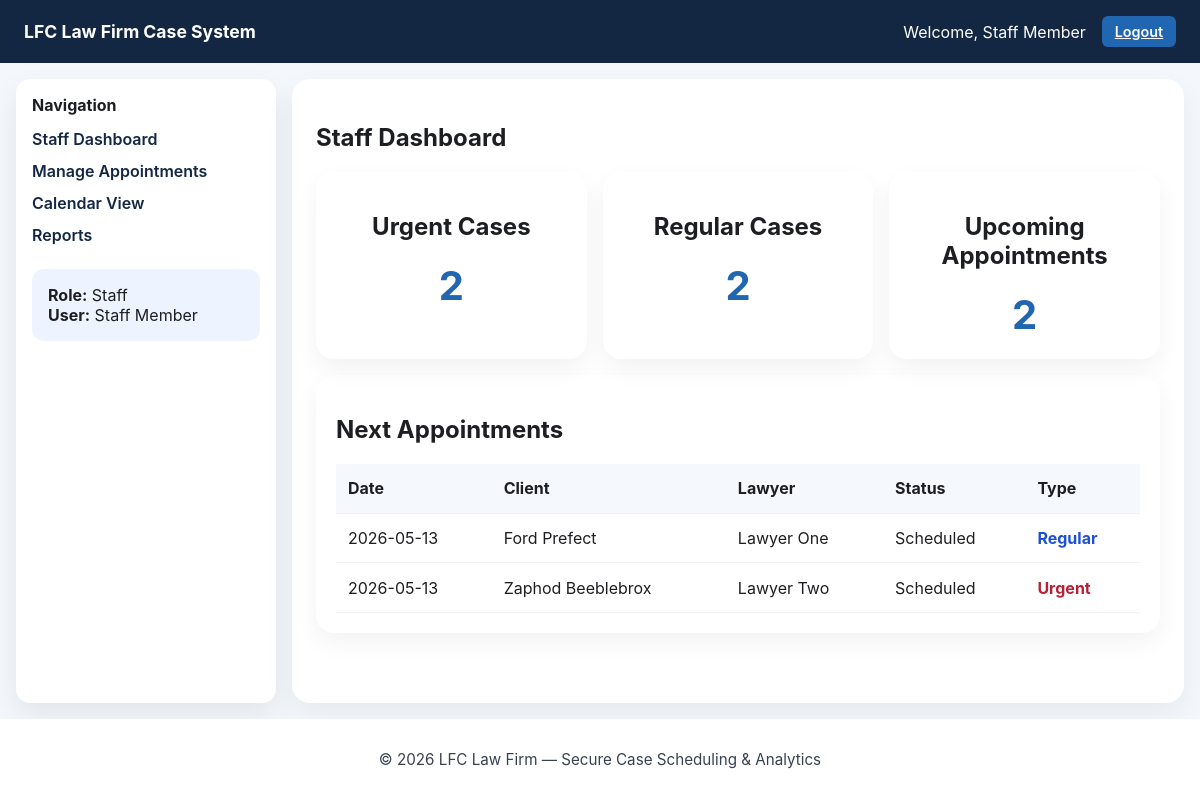
Screenshot of /staff/dashboard.php (signed in) with the database file from the repository.
### tables this page shows
CREATE TABLE appointments (
  id INT AUTO_INCREMENT PRIMARY KEY,
  client_name VARCHAR(150) NOT NULL,
  contact_info VARCHAR(150) NOT NULL,
  date DATE NOT NULL,
  time_start TIME NOT NULL,
  time_end TIME NOT NULL,
  case_type ENUM('Urgent','Regular') NOT NULL DEFAULT 'Regular',
  assigned_lawyer_id INT DEFAULT NULL,
  notes TEXT,
  status ENUM('Scheduled','Completed','Cancelled') DEFAULT 'Scheduled',
  created_by INT DEFAULT NULL,
  created_at TIMESTAMP DEFAULT CURRENT_TIMESTAMP,
  FOREIGN KEY (assigned_lawyer_id) REFERENCES lawyers(id) ON DELETE SET NULL,
  FOREIGN KEY (created_by) REFERENCES users(id) ON DELETE SET NULL
);

CREATE TABLE users (
  id INT AUTO_INCREMENT PRIMARY KEY,
  name VARCHAR(100) NOT NULL,
  email VARCHAR(150) NOT NULL UNIQUE,
  password VARCHAR(255) NOT NULL,
  role ENUM('admin','staff','lawyer') NOT NULL DEFAULT 'staff',
  created_at TIMESTAMP DEFAULT CURRENT_TIMESTAMP
);

### modules/appointments.php (called while the page is built, shortened)
<?php
require_once __DIR__ . '/../config/database.php';
function get_all_appointments($filter = []) {
    global $mysqli;
    $sql = 'SELECT a.*, l.user_id AS lawyer_user_id, u.name AS lawyer_name, u.email AS lawyer_email, us.name AS creator_name
            FROM appointments a
            LEFT JOIN lawyers l ON a.assigned_lawyer_id = l.id
            LEFT JOIN users u ON l.user_id = u.id
            LEFT JOIN users us ON a.created_by = us.id
            WHERE 1=1';
    $types = '';
    $sql .= ' ORDER BY a.date ASC, a.time_start ASC';
    $stmt = $mysqli->prepare($sql);
    $stmt->execute();
    return $stmt->get_result();
}

### staff/dashboard.php (the view, shortened to what this page needs)
<?php
require_once __DIR__ . '/../includes/auth_check.php';
require_once __DIR__ . '/../modules/appointments.php';
$appointments = get_all_appointments();
$urgentCount = 0;
$regularCount = 0;
$upcoming = [];
while ($row = $appointments->fetch_assoc()) {
    if ($row['case_type'] === 'Urgent') {
        $urgentCount++;
    } else {
        $regularCount++;
    }
    if (strtotime($row['date']) >= strtotime(date('Y-m-d'))) {
        $upcoming[] = $row;
    }
}
?>
<?php include __DIR__ . '/../includes/header.php'; ?>
<?php include __DIR__ . '/../includes/sidebar.php'; ?>
<section class="content-panel">
    <h1>Staff Dashboard</h1>
    <div class="cards-grid">
        <article class="card card-summary">
            <h2>Urgent Cases</h2>
            <strong><?php echo $urgentCount; ?></strong>
        </article>
        <article class="card card-summary">
            <h2>Regular Cases</h2>
            <strong><?php echo $regularCount; ?></strong>
        </article>
        <article class="card card-summary">
            <h2>Upcoming Appointments</h2>
            <strong><?php echo count($upcoming); ?></strong>
        </article>
    </div>
    <article class="card">
        <h2>Next Appointments</h2>
        <table>
            <thead><tr><th>Date</th><th>Client</th><th>Lawyer</th><th>Status</th><th>Type</th></tr></thead>
            <tbody>
                <?php foreach (array_slice($upcoming, 0, 6) as $row): ?>
                    <tr>
                        <td><?php echo htmlspecialchars($row['date']); ?></td>
                        <td><?php echo htmlspecialchars($row['client_name']); ?></td>
                        <td><?php echo htmlspecialchars($row['lawyer_name']); ?></td>
                        <td><?php echo htmlspecialchars($row['status']); ?></td>
                        <td class="status-<?php echo strtolower($row['case_type']); ?>"><?php echo htmlspecialchars($row['case_type']); ?></td>
                    </tr>
                <?php endforeach; ?>
            </tbody>
        </table>
    </article>
</section>
<?php include __DIR__ . '/../includes/footer.php'; ?>

### assets/css/style.css (style rules this page uses)
* { box-sizing: border-box; }
body { margin: 0; font-family: Inter, system-ui, -apple-system, BlinkMacSystemFont, 'Segoe UI', sans-serif; background: #f4f7fb; color: #1c1e21; }
.content-panel { background: #fff; padding: 1.5rem; border-radius: 18px; box-shadow: 0 12px 30px rgba(16, 24, 40, 0.06); }
.cards-grid { display: grid; grid-template-columns: repeat(auto-fit, minmax(220px, 1fr)); gap: 1rem; margin-bottom: 1rem; }
.card { background: #fff; border-radius: 18px; padding: 1.25rem; box-shadow: 0 10px 24px rgba(15, 23, 42, 0.05); }
.card-summary { text-align: center; }
.card-summary strong { display: block; font-size: 2.5rem; margin-top: 0.8rem; color: #2066b0; }
table { width: 100%; border-collapse: collapse; margin-top: 0.75rem; }
thead { background: #f5f8fd; }
th, td { padding: 0.9rem 0.75rem; text-align: left; border-bottom: 1px solid #eef2f7; }
.status-urgent { color: #b72136; font-weight: 700; }
.status-regular { color: #1d4ed8; font-weight: 700; }

### rows the page displays
appointments: date "2026-05-13", client_name "Ford Prefect", users.name "Lawyer One", status "Scheduled", case_type "Regular"
appointments: date "2026-05-13", client_name "Zaphod Beeblebrox", users.name "Lawyer Two", status "Scheduled", case_type "Urgent"

### other values shown
$_SESSION['name'] "Staff Member"
$label "Staff Dashboard Manage Appointments Calendar View Reports"
$role "Staff"
$urgentCount "2"
$regularCount "2"
count($upcoming) "2"
